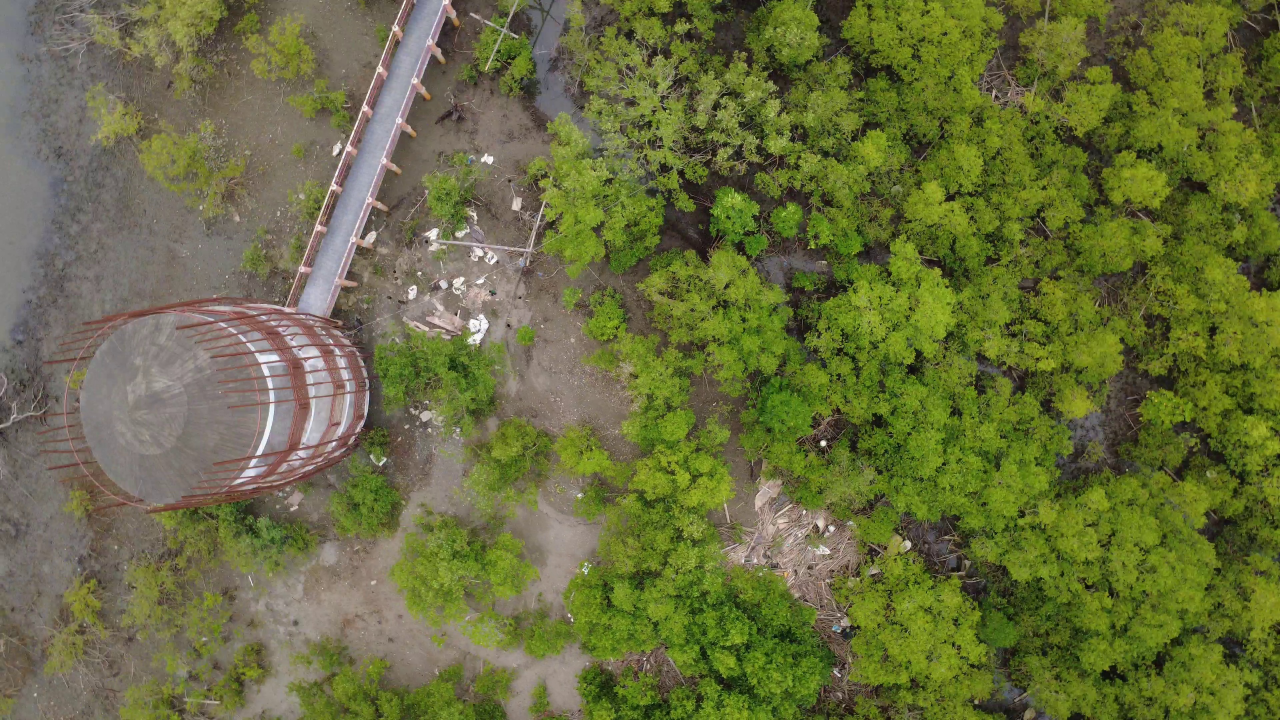
#> input picture temp_metadata_check.jpg, 3840 x 2160 px (shown at 1/3 size)
$ python -i photometric_registration.py   (imports and definitions only)
#> lines starting #> are read from the running program, lines starting #| are printed output that depends on the picture; after the words box and inside, x2 and y2 are one past the last pixel; in counts of white or black regions, pixels touching at a corner belong together
#> further down, picture is the input picture: shape (2160, 3840, 3); mean B, G, R 62.5, 109.2, 104.8
"""Bounded image-based refinement when discrete landmarks cannot be matched.

This is an approximate fallback, not a replacement for validated SIFT fits.
Water is excluded from the fitting mask so glint and different tide textures
cannot dominate the correction. No detection masks or planting rules change.
"""
import cv2
import numpy as np

from .registration import _geometry_valid


def _land_mask(image):
    hsv = cv2.cvtColor(image, cv2.COLOR_BGR2HSV)
#> hsv: shape (2160, 3840, 3); mean H, S, V 33.5, 120.5, 113.7
    blue, green, red = cv2.split(image.astype(np.int16))
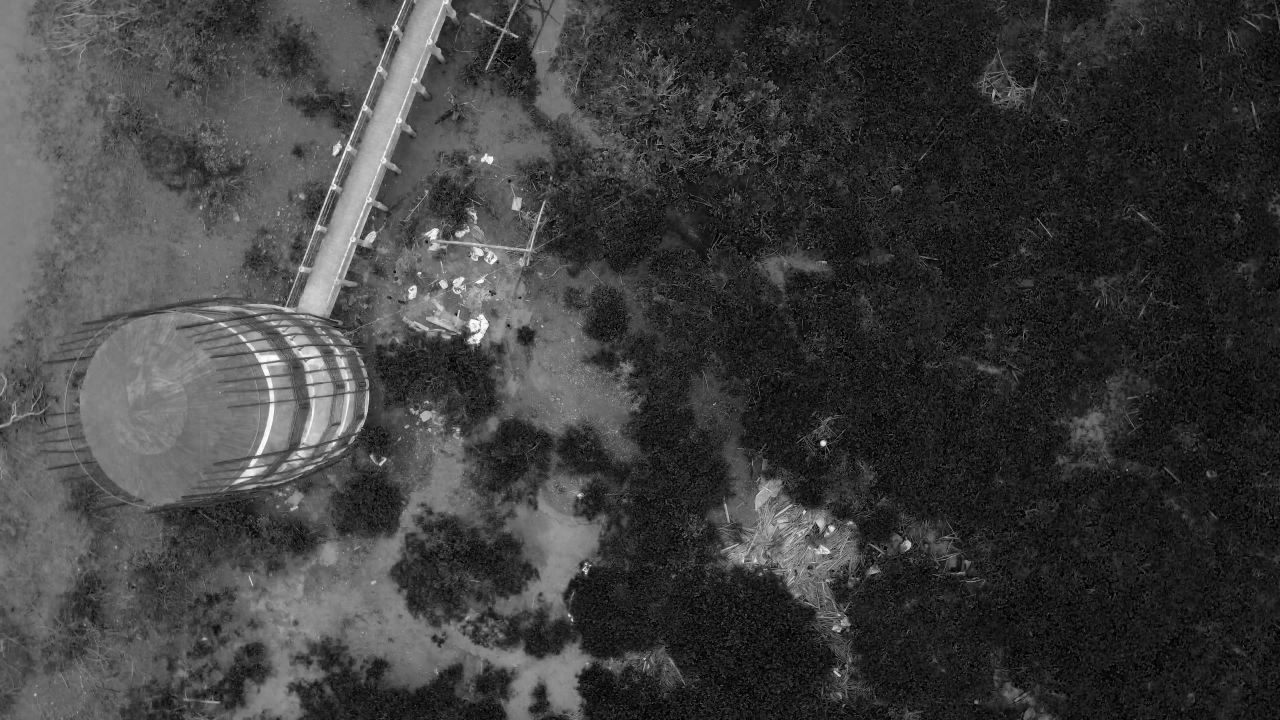
#> blue: shape (2160, 3840) int16 (shown at 1/3 size); min 0, max 255, mean 62.5
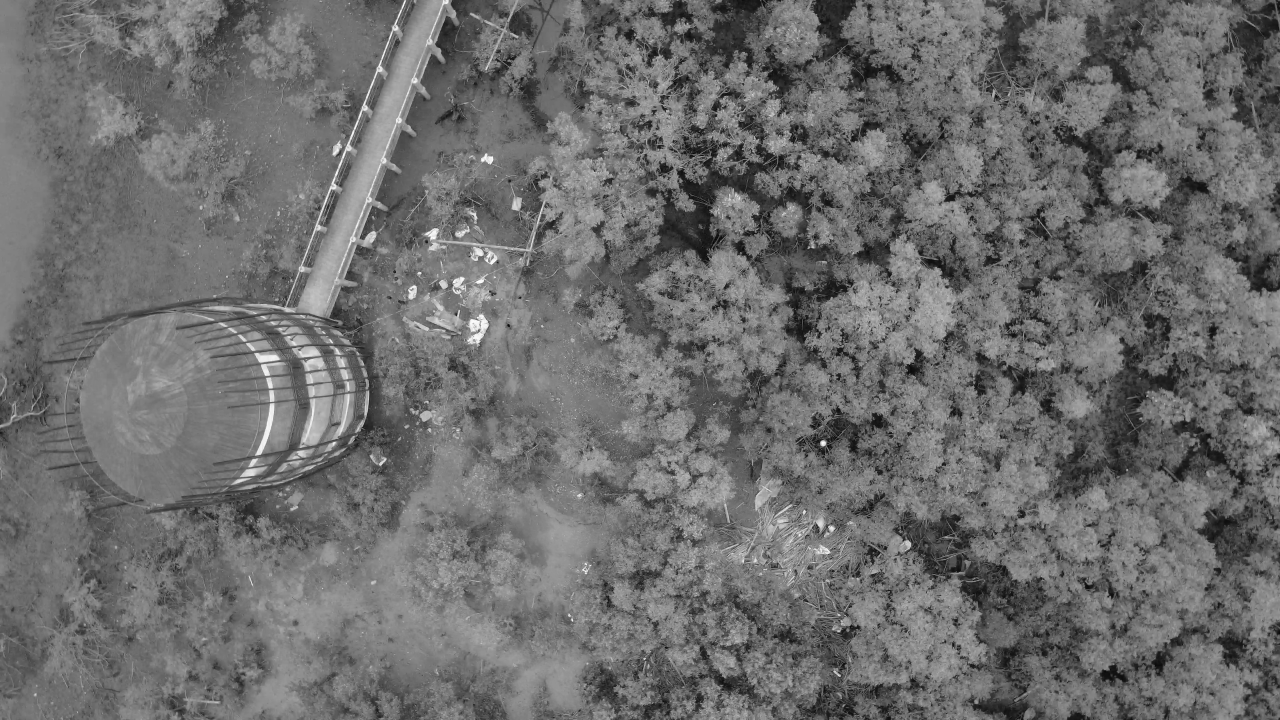
#> green: shape (2160, 3840) int16 (shown at 1/3 size); min 0, max 255, mean 109.2
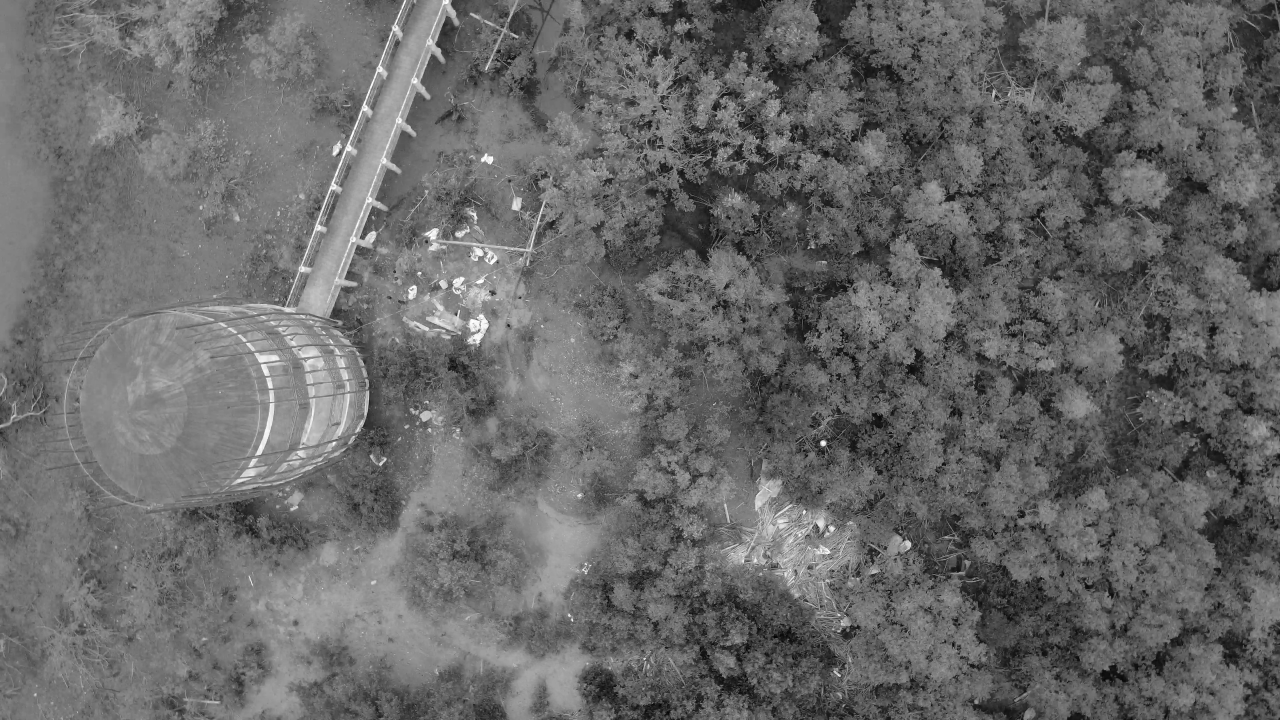
#> red: shape (2160, 3840) int16 (shown at 1/3 size); min 0, max 255, mean 104.8
    selected = ((hsv[:, :, 0] >= 24) & (hsv[:, :, 0] <= 95)
                & (hsv[:, :, 1] >= 42) & (hsv[:, :, 2] >= 35)
                & (2 * green - red - blue >= 18))
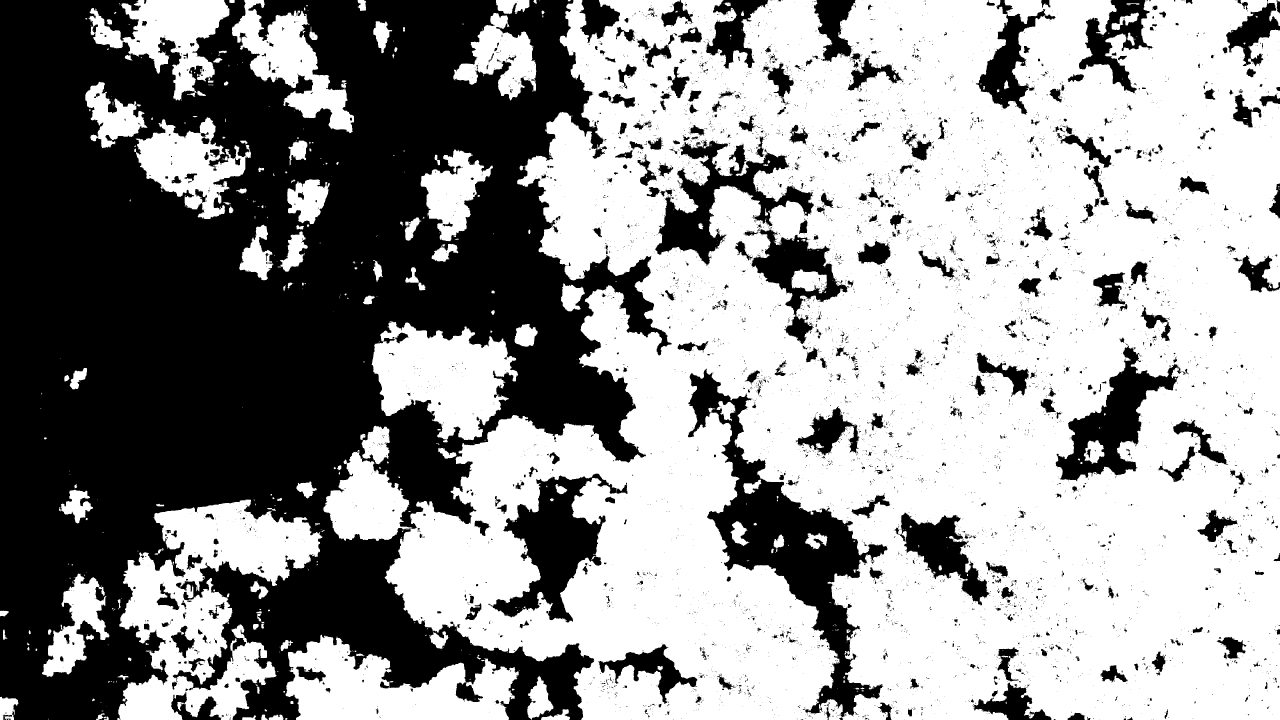
#> selected: shape (2160, 3840) bool (shown at 1/3 size); 58.8% white; 8281 black regions (7488 under 20 px), largest, box (x1, y1, x2, y2) and area: (0, 0, 2015, 2160) 2659055, (2064, 1106, 2662, 2160) 144643, (1465, 1421, 1884, 1868) 68527
    return cv2.morphologyEx(selected.astype(np.uint8) * 255, cv2.MORPH_OPEN,
                            np.ones((3, 3), np.uint8))
#> returned value: shape (2160, 3840); 58.5% white; 6006 black regions (5213 under 20 px), largest, box (x1, y1, x2, y2) and area: (0, 0, 2015, 2160) 2674097, (2064, 1106, 2662, 2160) 145993, (1465, 1421, 1884, 1868) 68886


def _project(points, matrix):
    return cv2.perspectiveTransform(np.float64(points).reshape(-1, 1, 2), matrix).reshape(-1, 2)


# [121 lines left out: functions _correlation, refine_photometric_alignment, not called in this run]

>>> import cv2
>>> picture = cv2.imread('../temp_metadata_check.jpg')
>>> result = _land_mask(picture)

$ run again, on debug_ortho_patch.jpg
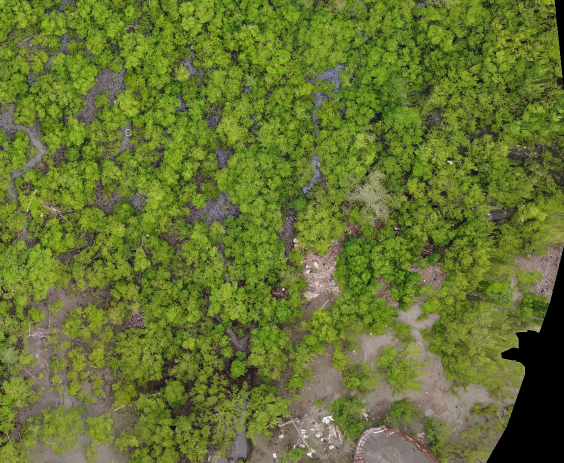
#> input picture debug_ortho_patch.jpg, 1128 x 925 px (shown at 1/2 size)
#> picture is the input picture: shape (925, 1128, 3); mean B, G, R 49.7, 114.7, 101.2
#> hsv: shape (925, 1128, 3); mean H, S, V 35, 143.7, 116.5
#> in _land_mask, `selected = ((hsv[:, :, 0] >= 24) & (hsv[:, :, 0] <= 95) & (hsv[:, :, 1..`:
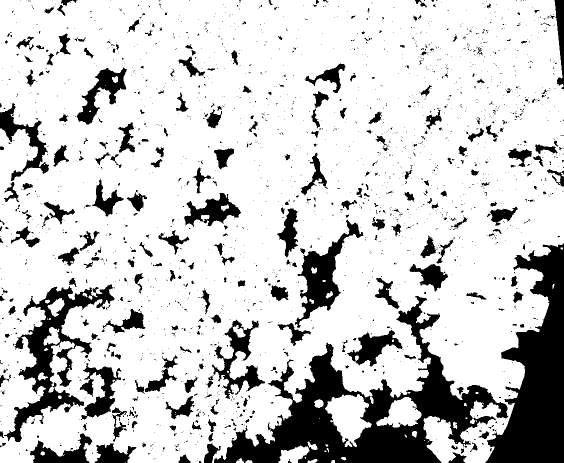
#> selected: shape (925, 1128) bool (shown at 1/2 size); 80.2% white; 2415 black regions (2096 under 20 px), largest, box (x1, y1, x2, y2) and area: (428, 592, 1017, 925) 55205, (971, 487, 1128, 925) 37541, (8, 569, 229, 884) 17220
#> in _land_mask, `return cv2.morphologyEx(selected.astype(np.uint8) * 255, cv2.MORPH_OPE..`:
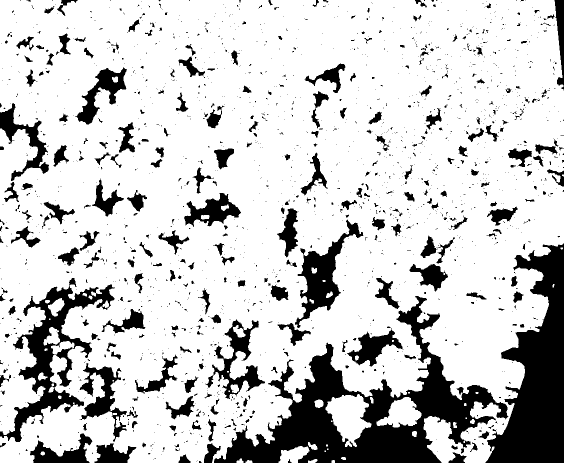
#> returned value: shape (925, 1128) (shown at 1/2 size); 79.9% white; 1833 black regions (1514 under 20 px), largest, box (x1, y1, x2, y2) and area: (428, 592, 1017, 925) 55838, (971, 487, 1128, 925) 37635, (0, 556, 229, 884) 17849
